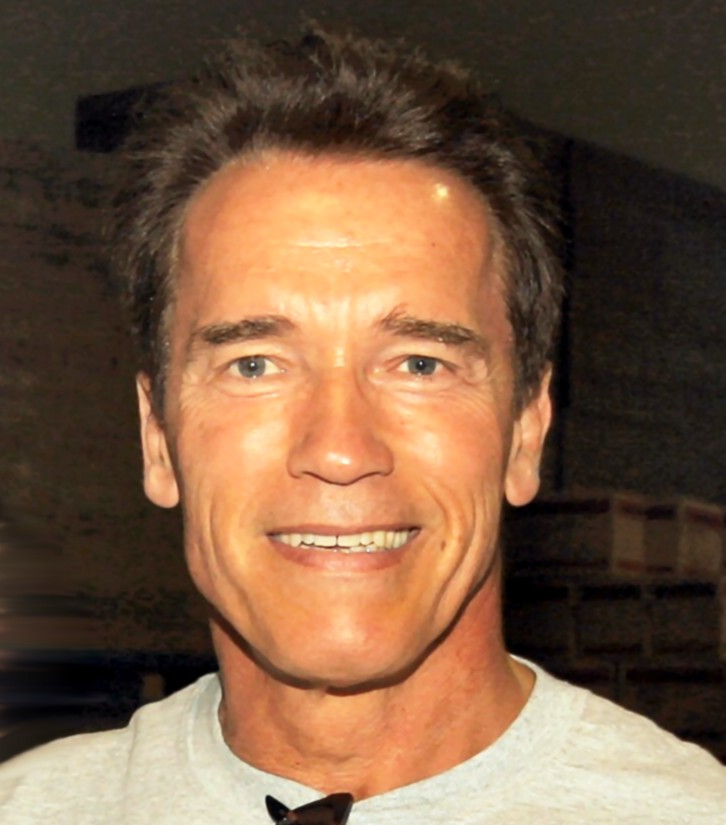
//> input picture arnold_schwarzenegger.jpg, 726 x 825 px
$ ./main   (built with g++ and OpenCV 4)
//> lines starting //> are read from the running program, lines starting //| are printed output that depends on the picture
#include <opencv2/opencv.hpp>
#include <iostream>
#include <opencv2/geometry.hpp>
#include <string>
#include <filesystem>
using namespace cv;
using namespace std;

// [132 lines left out: functions transformations, gabor_filter, gaussian_pyramid, not called in this run]

void laplacian_pyramid() {
    Mat image = imread("arnold_schwarzenegger.jpg");
//> image is the input picture: 825 rows x 726 cols, CV_8UC3; mean B, G, R 66.6, 90, 119.9
    vector<Mat> pyramid;
    vector<Mat> laplacian;
    Mat expanded;
    Mat difference;
    namedWindow("Transformed", WINDOW_NORMAL);
    setWindowProperty("Transformed", WND_PROP_FULLSCREEN, WINDOW_FULLSCREEN);
    buildPyramid (image, pyramid, 4);
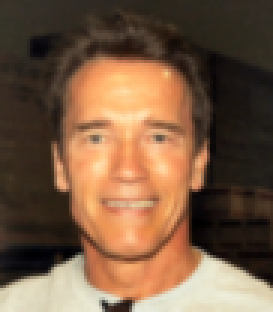
//> pyramid[3]: 104 rows x 91 cols, CV_8UC3 (shown 3 times larger); mean B, G, R 66.9, 90.2, 119.9
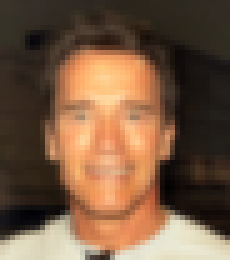
//> pyramid[4]: 52 rows x 46 cols, CV_8UC3 (shown 5 times larger); mean B, G, R 65.9, 89, 118.4

    for (int i = 0; i < 4; i++) {
        pyrUp(pyramid[i + 1], expanded, pyramid[i].size());
        subtract(pyramid[i], expanded, difference, noArray(), CV_16SC3);
        laplacian.push_back(difference.clone());
        string image_name = "laplacian/ex_03_" + to_string(i + 1) + ".jpg";
        Mat display;
        normalize(difference, display, 0, 255, NORM_MINMAX);
        display.convertTo(display, CV_8UC3);

        imwrite(image_name, display);
        imshow("Transformed", display);
        waitKey(0);
    }
//> this loop made 4 passes
//> pass 1, in laplacian_pyramid, `subtract(pyramid[i], expanded, difference, noArray(), CV_16SC3);`:
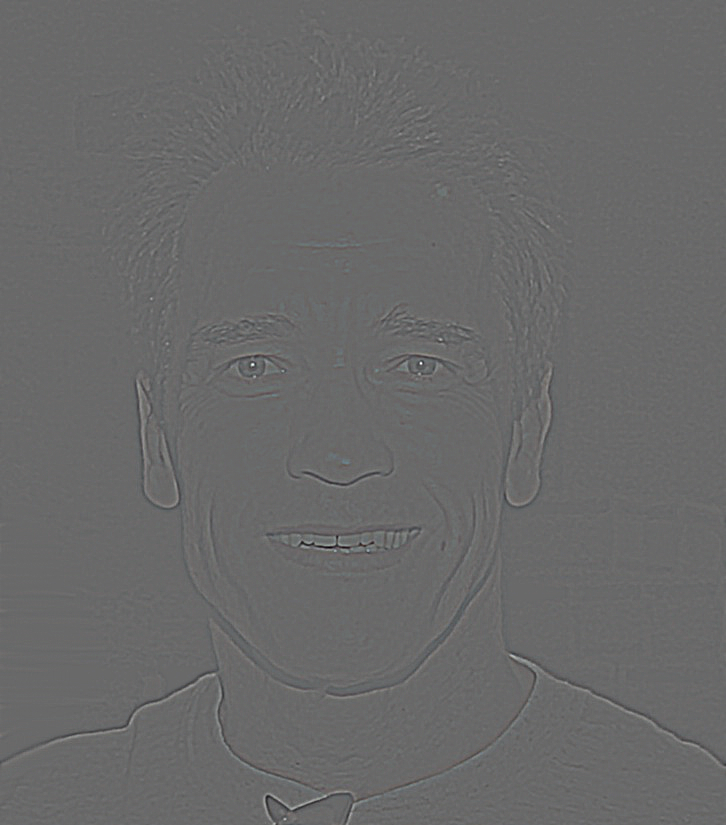
//> difference: 825 rows x 726 cols, CV_16SC3; mean B, G, R -0.1, -0.1, -0.1; drawn with min black and max white
//> after the loop:
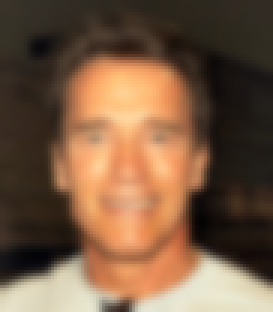
//> expanded: 104 rows x 91 cols, CV_8UC3 (shown 3 times larger); mean B, G, R 66.9, 90.3, 119.9
//> after the loop:
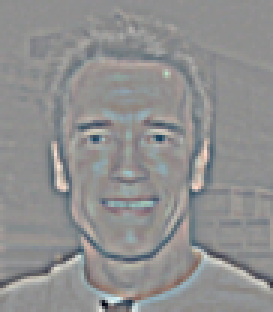
//> difference: 104 rows x 91 cols, CV_16SC3 (shown 3 times larger); mean B, G, R -0.1, 0, 0; drawn with min black and max white
    laplacian.push_back(pyramid[4]);
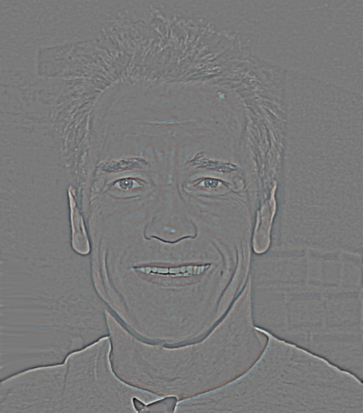
//> laplacian[1]: 413 rows x 363 cols, CV_16SC3; mean B, G, R -0.1, -0.1, -0.1; drawn with min black and max white
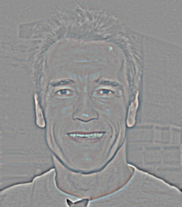
//> laplacian[2]: 207 rows x 182 cols, CV_16SC3; mean B, G, R -0.1, 0, 0; drawn with min black and max white
    destroyAllWindows();
}

// [19 lines left out: function canny_edge, not called in this run]

int main() {
   laplacian_pyramid();
}
